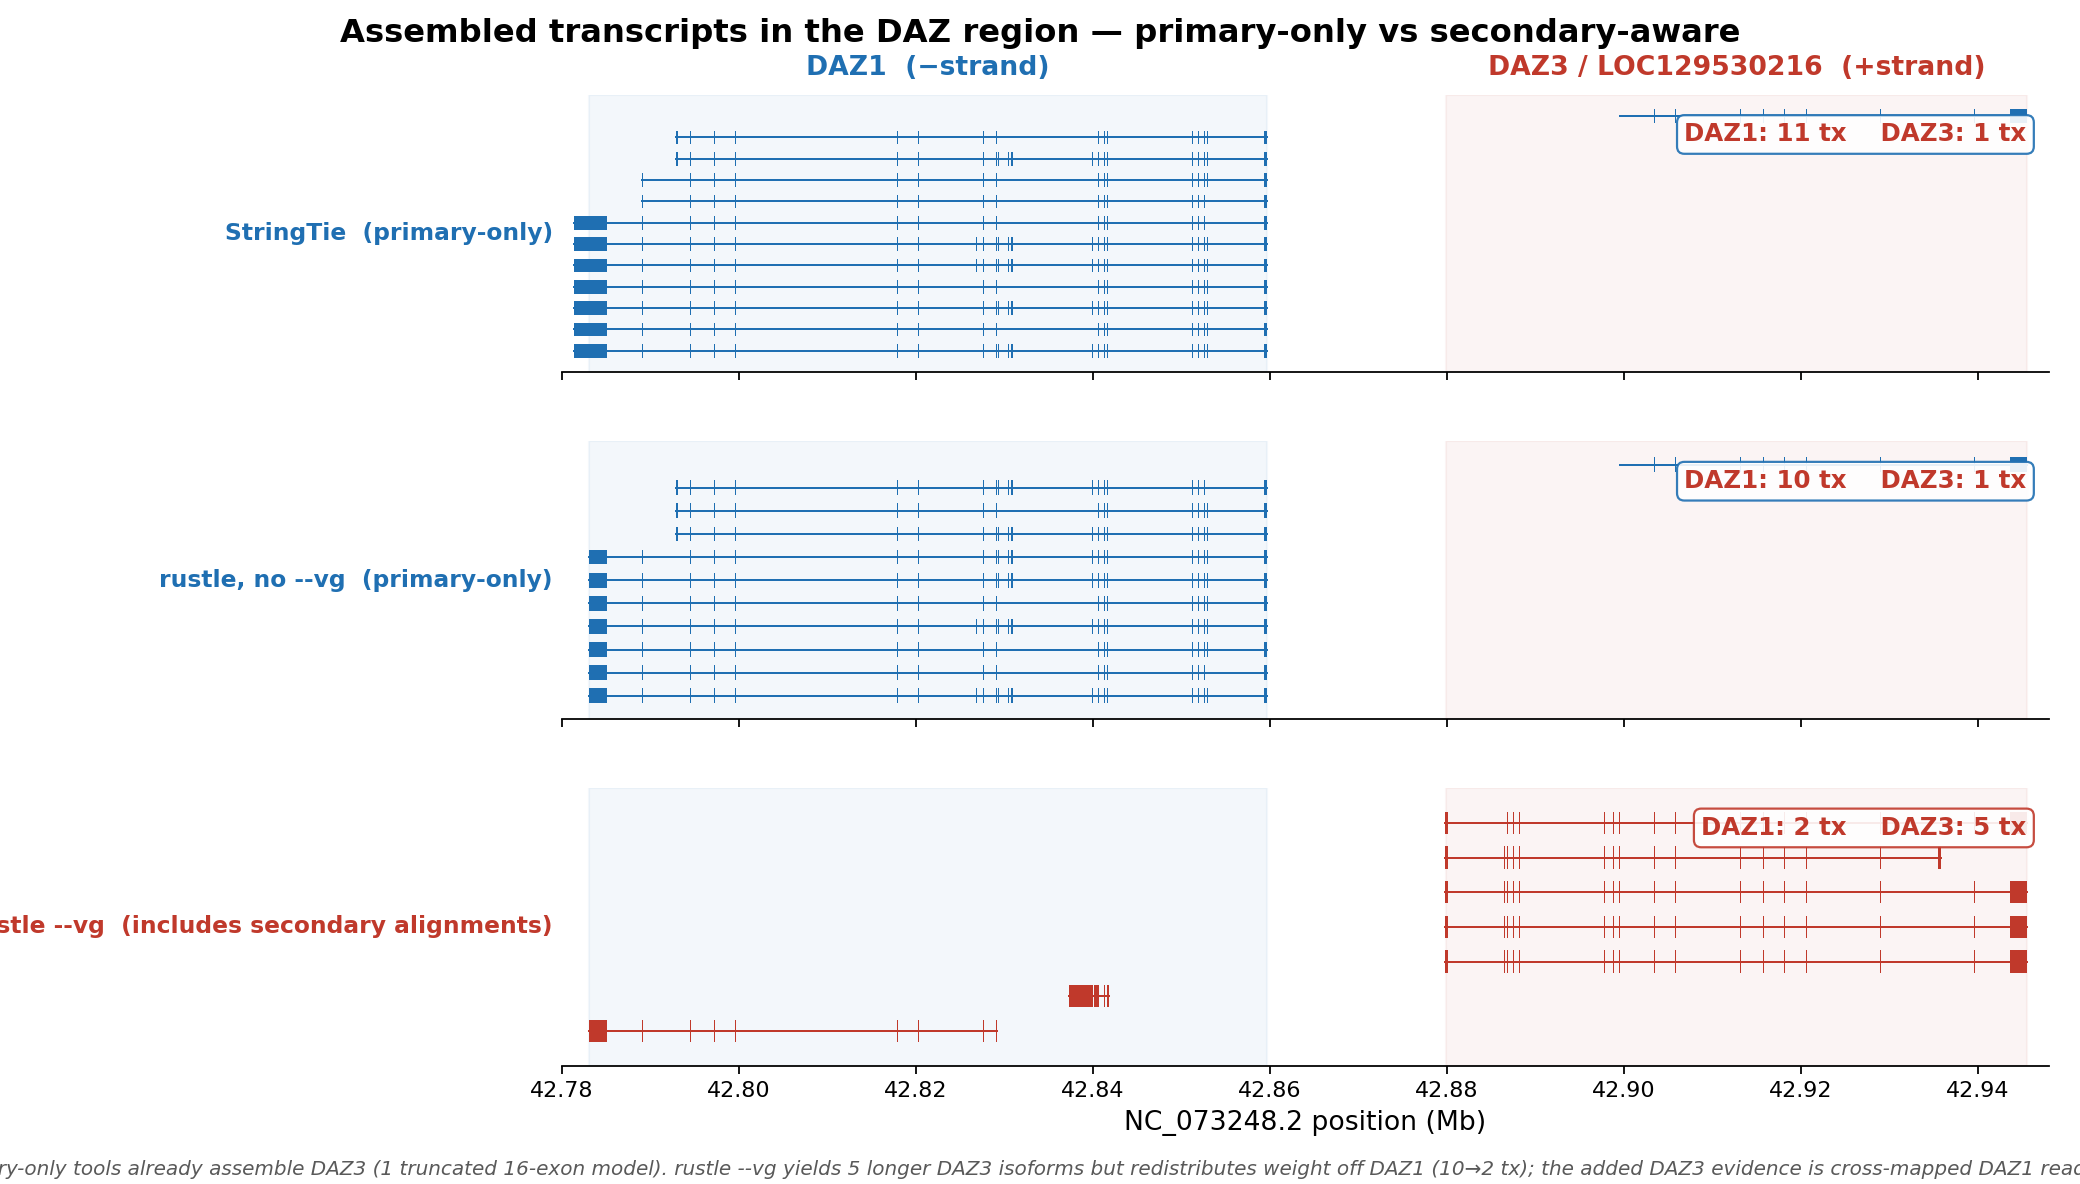

Reproduce this figure in Python.
#!/usr/bin/env python3
"""IGV-style transcript-model tracks for the DAZ region.

Compares assembly output:
  - StringTie -L            (primary-only)  -> /tmp/st_daz.gtf
  - rustle (no --vg)        (primary-only)  -> /tmp/ru_prim_daz.gtf
  - rustle --vg             (secondary-aware)-> /tmp/ru_vg_daz.gtf

Each transcript is drawn IGV-style: thick boxes = exons, thin line = introns.
Factual claim: primary-only assemblers emit transcripts only at DAZ1; including
secondary alignments yields transcript models at the DAZ3 copy as well.
"""
import matplotlib
matplotlib.use("Agg")
import matplotlib.pyplot as plt
from matplotlib.patches import Rectangle
from collections import defaultdict

CHR = "NC_073248.2"
DAZ1 = (42_783_133, 42_859_657)
DAZ3 = (42_879_918, 42_945_552)
SPAN = (42_780_000, 42_948_000)
mb = 1e6
PRIM = "#1f6fb2"
SEC  = "#c0392b"
GREY = "#444444"

def parse_gtf(path):
    """Return {tx_id: (strand, [(exon_start,exon_end),...])} for transcripts on CHR in SPAN."""
    tx = defaultdict(list)
    strand = {}
    try:
        fh = open(path)
    except FileNotFoundError:
        return {}
    for line in fh:
        if line.startswith("#"):
            continue
        f = line.rstrip("\n").split("\t")
        if len(f) < 9 or f[0] != CHR or f[2] != "exon":
            continue
        s, e = int(f[3]), int(f[4])
        if e < SPAN[0] or s > SPAN[1]:
            continue
        attrs = f[8]
        tid = None
        for kv in attrs.split(";"):
            kv = kv.strip()
            if kv.startswith("transcript_id"):
                tid = kv.split('"')[1]
                break
        if tid is None:
            continue
        tx[tid].append((s, e))
        strand[tid] = f[6]
    fh.close()
    return {t: (strand[t], sorted(ex)) for t, ex in tx.items()}

def locus_of(exons):
    mid = (exons[0][0] + exons[-1][1]) / 2
    if DAZ1[0] <= mid <= DAZ1[1]:
        return "DAZ1"
    if DAZ3[0] <= mid <= DAZ3[1]:
        return "DAZ3"
    return "other"

TRACKS = [
    ("StringTie  (primary-only)",      "/tmp/st_daz.gtf",      PRIM),
    ("rustle, no --vg  (primary-only)", "/tmp/ru_prim_daz.gtf", PRIM),
    ("rustle --vg  (includes secondary alignments)", "/tmp/ru_vg_daz.gtf", SEC),
]

parsed = [(name, parse_gtf(path), col) for name, path, col in TRACKS]
for name, txs, _ in parsed:
    by = defaultdict(int)
    for _, (_, ex) in txs.items():
        by[locus_of(ex)] += 1
    print("%-45s DAZ1=%d DAZ3=%d other=%d" % (name, by["DAZ1"], by["DAZ3"], by["other"]))

# ----- plot -----
n = len(parsed)
fig, axes = plt.subplots(n, 1, figsize=(13, 2.0 * n + 1.4), sharex=True)
if n == 1:
    axes = [axes]

def draw_tx(ax, y, exons, color):
    x0 = exons[0][0] / mb
    x1 = exons[-1][1] / mb
    ax.plot([x0, x1], [y, y], color=color, lw=0.9, zorder=1)   # intron line
    for s, e in exons:
        ax.add_patch(Rectangle((s/mb, y - 0.32), (e - s)/mb, 0.64,
                               facecolor=color, edgecolor="none", zorder=2))

for ax, (name, txs, col) in zip(axes, parsed):
    ax.axvspan(DAZ1[0]/mb, DAZ1[1]/mb, color=PRIM, alpha=0.05, zorder=0)
    ax.axvspan(DAZ3[0]/mb, DAZ3[1]/mb, color=SEC,  alpha=0.05, zorder=0)
    # order transcripts by start, stack them
    items = sorted(txs.values(), key=lambda v: v[1][0][0])
    for i, (strand, exons) in enumerate(items):
        draw_tx(ax, i, exons, col)
    nd1 = sum(1 for _, (_, ex) in txs.items() if locus_of(ex) == "DAZ1")
    nd3 = sum(1 for _, (_, ex) in txs.items() if locus_of(ex) == "DAZ3")
    ax.set_ylim(-1, max(3, len(items)))
    ax.set_yticks([])
    for sp in ("top", "right", "left"):
        ax.spines[sp].set_visible(False)
    ax.set_ylabel(name, fontsize=10.5, rotation=0, ha="right", va="center",
                  color=col, fontweight="bold")
    # per-locus count badges
    ax.text(0.985, 0.9, "DAZ1: %d tx    DAZ3: %d tx" % (nd1, nd3),
            transform=ax.transAxes, ha="right", va="top", fontsize=11,
            fontweight="bold",
            color=(GREY if nd3 == 0 else SEC),
            bbox=dict(boxstyle="round,pad=0.3", fc="white", ec=col, alpha=0.9))

# locus headers on top axis
c1 = (DAZ1[0]+DAZ1[1])/2/mb
c3 = (DAZ3[0]+DAZ3[1])/2/mb
axes[0].annotate("DAZ1  (−strand)", xy=(c1, 1), xycoords=("data", "axes fraction"),
                 xytext=(0, 6), textcoords="offset points", ha="center", va="bottom",
                 fontsize=12, fontweight="bold", color=PRIM)
axes[0].annotate("DAZ3 / LOC129530216  (+strand)", xy=(c3, 1), xycoords=("data", "axes fraction"),
                 xytext=(0, 6), textcoords="offset points", ha="center", va="bottom",
                 fontsize=12, fontweight="bold", color=SEC)

axes[-1].set_xlim(SPAN[0]/mb, SPAN[1]/mb)
axes[-1].set_xlabel("%s position (Mb)" % CHR, fontsize=12)

fig.suptitle("Assembled transcripts in the DAZ region — primary-only vs secondary-aware",
             fontsize=14.5, fontweight="bold", y=0.985)
fig.text(0.5, 0.008,
         "Thick = exon, thin = intron. Primary-only tools already assemble DAZ3 (1 truncated 16-exon model). "
         "rustle --vg yields 5 longer DAZ3 isoforms but redistributes weight off DAZ1 (10→2 tx); the added DAZ3 "
         "evidence is cross-mapped DAZ1 reads, not validated DAZ3 expression.",
         ha="center", fontsize=9.0, style="italic", color="0.35")

fig.subplots_adjust(left=0.27, right=0.985, top=0.92, bottom=0.10, hspace=0.25)
out = "/mnt/c/Users/jfris/Desktop/Rustle/bench/paralog_secondary_scan/daz_assembly_tracks.png"
fig.savefig(out, dpi=160)
print("wrote", out)
